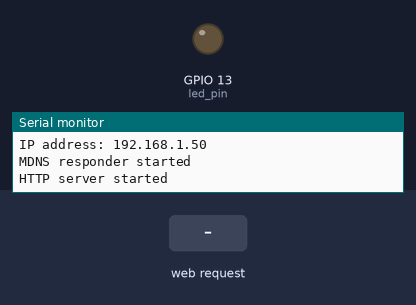
Recording of a sketch running on a simulated ESP8266 (NodeMCU). Shown: output pins drawn as LEDs (lit = HIGH), the last lines printed to the serial monitor. The test bench sets the inputs (shaded band). WiFi joins after 1.5 s; servers stay silent unless stated.

Above: at 3.2 s.
3.3 s: HTTP request GET /LedON received
At 4.1 s:
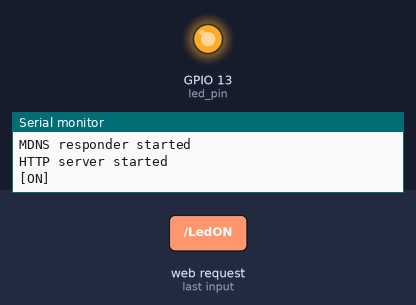
6.3 s: HTTP request GET /LedOFF received
At 7.5 s:
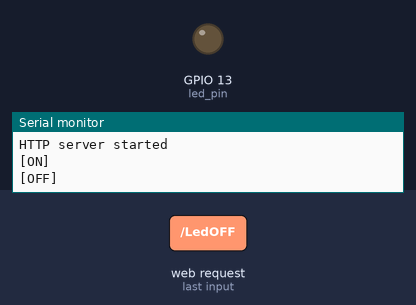
Timing chart, 0 to 9.3 s (numbered marks = the images above; inputs shaded):
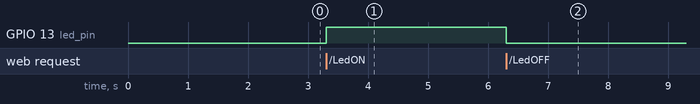

Measured:
- after the input at 3.3 s, GPIO 13 (led_pin): LOW → HIGH at once
- after the input at 6.3 s, GPIO 13 (led_pin): HIGH → LOW at once

The sketch:

TEST_ESP8266.ino
```cpp
#include <ESP8266WiFi.h>
#include <WiFiClient.h>
#include <ESP8266WebServer.h>
#include <ESP8266mDNS.h>
     #include <ArduinoJson.h>

// впишите сюда данные, соответствующие вашей сети:
const char* ssid = "SF2";
const char* password = "92143364**";

ESP8266WebServer server(80);
MDNSResponder mdns;

String webPage = "";

int led_pin = 13;
     int led_pin3 = 3;

void setup(void){

  // подготовка:
  pinMode(led_pin, OUTPUT);
  digitalWrite(led_pin, LOW);
  Serial.begin(115200);
  while (!Serial) {
    ; // wait for serial port to connect. Needed for native USB port only
  }


  // информация о контроллере
  Serial.println("");
  Serial.println("Test kolay1:");
  Serial.print("\tChip ID: ");
  Serial.println(ESP.getFlashChipId());
  Serial.print("\tCore Version: ");
  Serial.println(ESP.getCoreVersion());
  Serial.print("\tChip Real Size: ");
  Serial.println(ESP.getFlashChipRealSize());
  Serial.print("\tChip Flash Size: ");
  Serial.println(ESP.getFlashChipSize());
  Serial.print("\tChip Flash Speed: ");
  Serial.println(ESP.getFlashChipSpeed());
  Serial.print("\tChip Speed: ");
  Serial.println(ESP.getCpuFreqMHz());
  Serial.print("\tChip Mode: ");
  Serial.println(ESP.getFlashChipMode());
  Serial.print("\tSketch Size: ");
  Serial.println(ESP.getSketchSize());
  Serial.print("\tSketch Free Space: ");
  Serial.println(ESP.getFreeSketchSpace());

  // тело веб-страницы
  webPage += "<h1>Test kolay</h1>";
  webPage += "<p>Chip ID: ";
  webPage += ESP.getFlashChipId();
  webPage += "</p>";
  webPage += "<p>Core Version: ";
  webPage += ESP.getCoreVersion();
  webPage += "</p>";
  webPage += "<p>Chip Real Size: ";
  webPage += ESP.getFlashChipRealSize()/1024;
  webPage += " Kbit</p>";
  webPage += "<p>Chip Size: ";
  webPage += ESP.getFlashChipSize()/1024;
  webPage += " Kbit</p>";
  webPage += "<p>Chip Flash Speed: ";
  webPage += ESP.getFlashChipSpeed()/1000000;
  webPage += " MHz</p>";
  webPage += "<p>Chip Work Speed: ";
  webPage += ESP.getCpuFreqMHz();
  webPage += " MHz</p>";
  webPage += "<p>Chip Mode: ";
  webPage += ESP.getFlashChipMode();
  webPage += "</p>";
  webPage += "<p>LED state <a href=\"LedON\"><button>ON</button></a>&nbsp;<a href=\"LedOFF\"><button>OFF</button></a></p>";

  // подключение к WiFi
  WiFi.begin(ssid, password);
  Serial.println("");

  // ожидание соединения:
  while (WiFi.status() != WL_CONNECTED) {
    delay(1000);
    Serial.print(".");
  }
  Serial.println("");
  Serial.print("Connected to ");  //  "Подключились к "
  Serial.println(ssid);
  Serial.print("IP address: ");  //  "IP-адрес: "
  Serial.println(WiFi.localIP());

  //  Проверка запуска MDNS
  if (mdns.begin("esp8266", WiFi.localIP())) {
    Serial.println("MDNS responder started");
  }

  server.on("/", [](){
    server.send(200, "text/html", webPage);
  });
  server.on("/json", [](){

    String webPageJson;

  // Allocate JsonBuffer
  // Use arduinojson.org/assistant to compute the capacity.
  StaticJsonBuffer<500> jsonBuffer;

  // Create the root object
  JsonObject& root = jsonBuffer.createObject();
 int  f =analogRead(A0);
  root["ADC"] = f; //Put Sensor value
  root["KEY"] = digitalRead(0); //Reads Flash Button Status

  root.printTo(webPageJson);  //Store JSON in String variable
  server.send(200, "text/html", webPageJson);
      digitalWrite(led_pin3, HIGH);

Serial.println("[json]");
Serial.println("[" + String(f)  + "]");
    delay(1000);
    });

  server.on("/LedON", [](){
    server.send(200, "text/html", webPage);
    digitalWrite(led_pin, HIGH);
    Serial.println("[ON]");
    delay(1000);
  });

  server.on("/LedOFF", [](){
    server.send(200, "text/html", webPage);
    digitalWrite(led_pin, LOW);
    Serial.println("[OFF]");
    delay(1000);
  });

  server.begin();
  Serial.println("HTTP server started");

}

void loop(void){
  server.handleClient();
}
```
